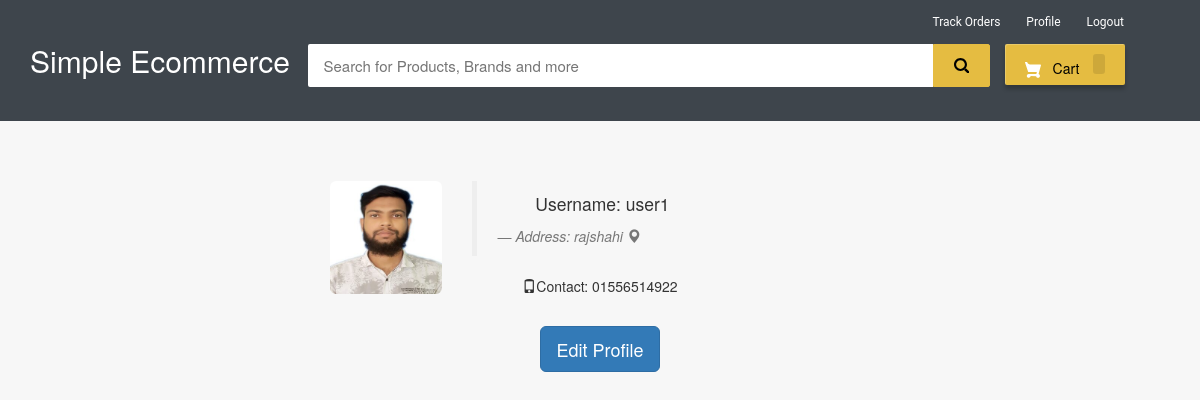
/my-profile (signed in), run on the app's committed database.
### ecom/models.py (models this page shows, shortened)
class Customer(models.Model):
    user=models.OneToOneField(User,on_delete=models.CASCADE)
    profile_pic= models.ImageField(upload_to='profile_pic/CustomerProfilePic/',null=True,blank=True)
    address = models.CharField(max_length=40)
    mobile = models.CharField(max_length=20,null=False)

### ecom/views.py (the view)
# urls.py: path('my-profile', views.my_profile_view,name='my-profile'),
@login_required(login_url='customerlogin')
@user_passes_test(is_customer)
def my_profile_view(request):
    customer=models.Customer.objects.get(user_id=request.user.id)
    return render(request,'ecom/my_profile.html',{'customer':customer})

### ecom/views.py (called while the page is built)
def is_customer(user):
    return user.groups.filter(name='CUSTOMER').exists()

### templates/ecom/my_profile.html (shortened to what this page needs)
{% extends 'ecom/customer_base.html' %}
{% load static %}
{% block content %}
<br><br><br>
<div style="padding-left:300px;" class="container">
        <div class="col-sm-2 col-md-2">
            <img src="{% static customer.profile_pic.url %}"   alt="profile pic" class="img-rounded img-responsive" />
        </div>
        <div class="col-sm-4 col-md-4">
            <blockquote>
                <p>Username: {{request.user}}</p> <small><cite title="Source Title">Address: {{customer.address}}  <i class="glyphicon glyphicon-map-marker"></i></cite></small>
            </blockquote>
            <p><i class="glyphicon glyphicon-phone"></i>Contact: {{customer.mobile}}
            </p>
        </div>
</div>
<br>
<div style="text-align: center;">
  <a href="/edit-profile"><button class="btn btn-primary btn-lg" ><span>Edit Profile </span></button></a>
</div>
<br><br><br><br><br><br>
{% endblock content %}

### templates/ecom/customer_base.html (style rules this page uses)
body { background-color: #f7f7f7; }
p { text-align: center; }

### templates/ecom/my_profile.html (style rules this page uses)
body { background-color:#f7f7f7; }

### data on the page
Customer: profile_pic (picture), address "rajshahi", mobile "01556514922"

### other printed values
{{ request.user }} "user1"
